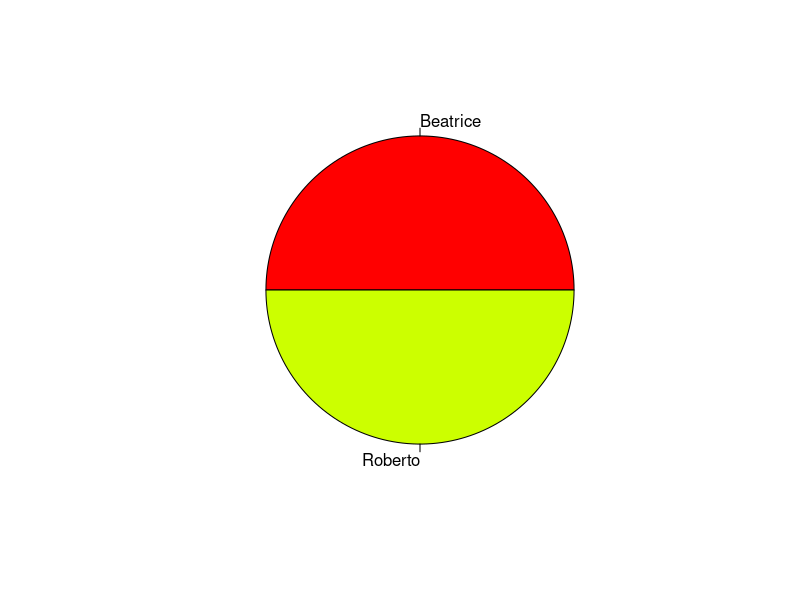

This figure's R source:
##possibili invitati####

Gianna = list("sesso"= "F","anni"= 60, "nazionalità" ="italiana", "vacanze" = "mare","vuole_viaggiare"=T)
Mauro = list("sesso"= "M", "anni"= 29,"nazionalità" ="brasiliana", "vacanze" = "montagna","vuole_viaggiare"=F)
Beatrice = list("sesso"= "F","anni"= 28, "nazionalità" ="spagnola", "vacanze" = "lago","vuole_viaggiare"=T)
Lina = list("sesso"= "F","anni"= 28, "nazionalità" ="francese", "vacanze" = "città","vuole_viaggiare"=T)
Roberto = list("sesso"= "F","anni"= 28, "nazionalità" ="portoghese", "vacanze" = "mare","vuole_viaggiare"=T)

##creaiamo una lista di candidati####
candidati = list("Gianna" = Gianna,"Mauro"=Mauro,"Beatrice"=Beatrice, "Lina"=Lina,"Roberto"=Roberto)

##scegliete il vostro candidato ideale####
candidato_ideale = list(
"sesso" = c("F","M"),
"anni"= c(27,28,29,30),
"nazionalità"= c("italiana","spagnola","portoghese"),
"vacanze" = c("mare","lago"))

##codice che ci aiuta a scegliere i nostri invitati####

invitati <- c()
for(candidato in 1:length(candidati)){
  if(candidati[[candidato]][['sesso']] %in% candidato_ideale$sesso){
    if(candidati[[candidato]][['anni']] %in% candidato_ideale$anni){
      if(candidati[[candidato]][['nazionalità']] %in% candidato_ideale$nazionalità){
        if(candidati[[candidato]][['vacanze']] %in% candidato_ideale$vacanze){
          
          
          invitati <- c(invitati,(names(candidati[candidato])))
          
        }
      }
    }
    
    
  }
  
}


##Grafico a torta delle persone che verranno invitate a cena####

pie(x= rep(1,length(invitati)), labels= invitati,col = rainbow(5))


